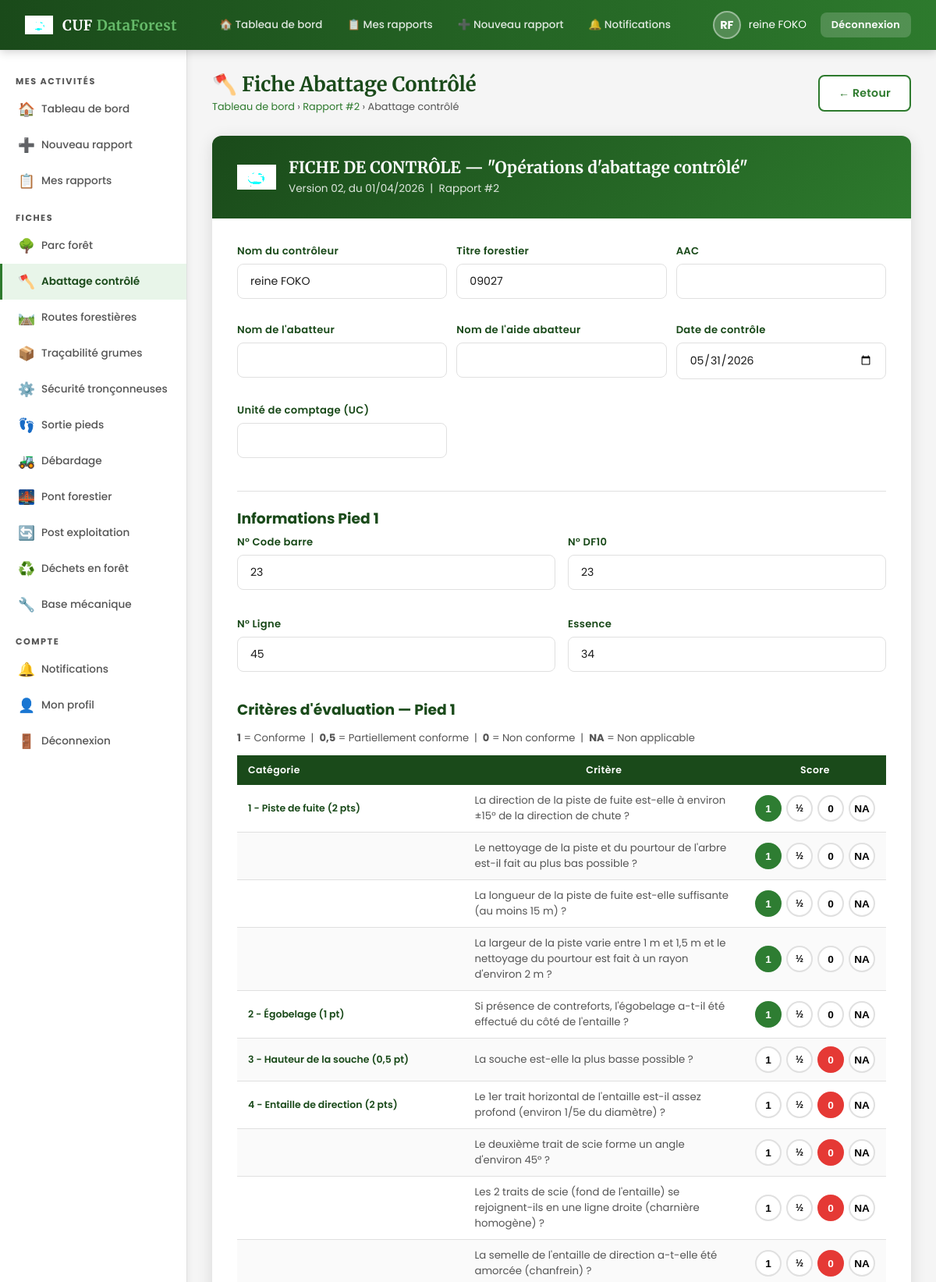
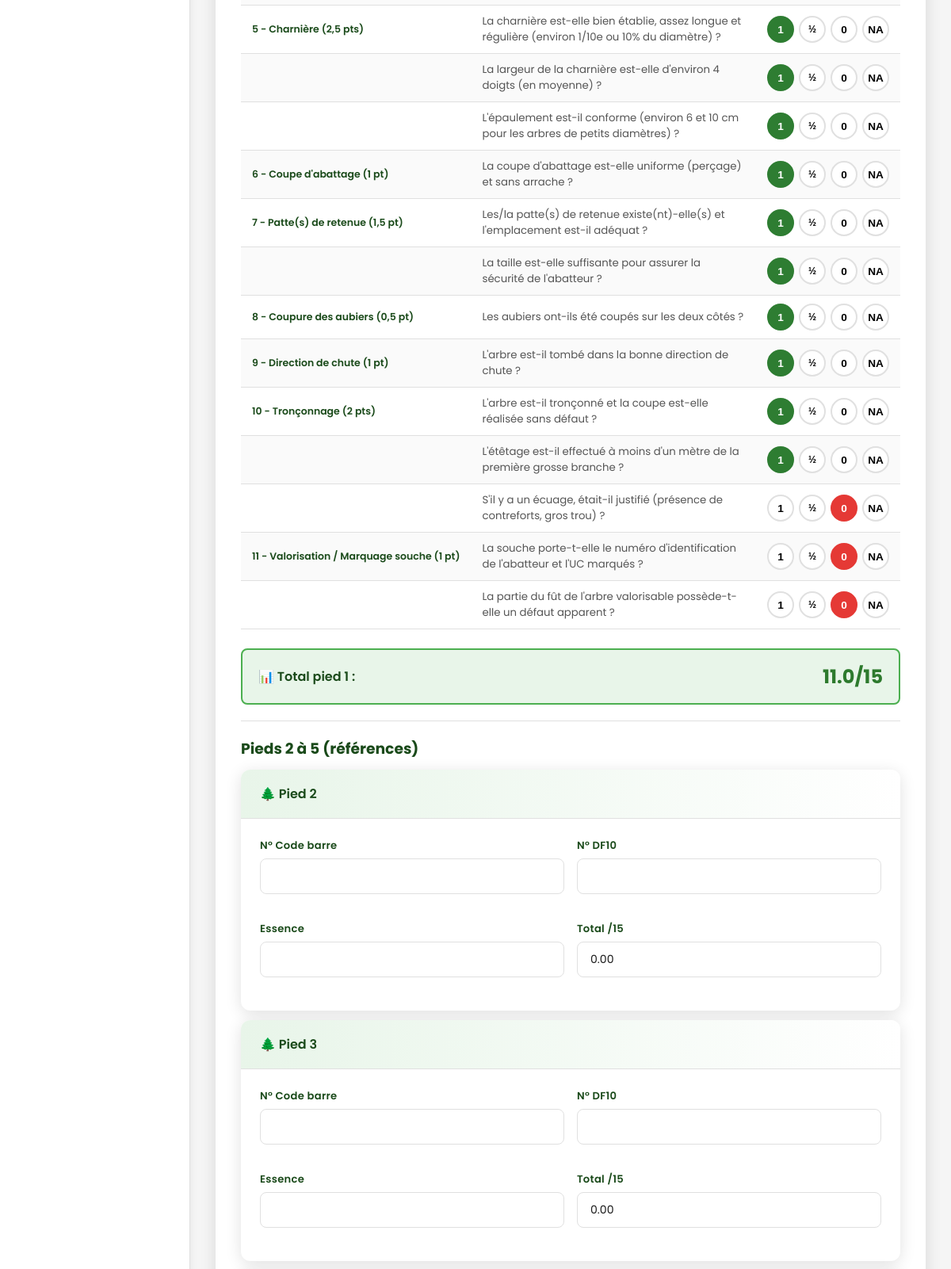
Screenshot of /pages/fiche_abattage.php?rapport_id=2 (signed in, upper part) with the database file from the repository (2 pictures, top to bottom).
### tables this page shows
CREATE TABLE `fiche_abattage` (
  `id` int(11) NOT NULL,
  `rapport_id` int(11) NOT NULL,
  `nom_controleur` varchar(100) DEFAULT NULL,
  `nom_abatteur` varchar(100) DEFAULT NULL,
  `titre_forestier` varchar(100) DEFAULT NULL,
  `aac` varchar(50) DEFAULT NULL,
  `date_controle` date DEFAULT NULL,
  `nom_aide_abatteur` varchar(100) DEFAULT NULL,
  `uc` varchar(50) DEFAULT NULL,
  `p1_num_code_barre` varchar(50) DEFAULT NULL,
  `p1_num_df10` varchar(50) DEFAULT NULL,
  `p1_num_ligne` varchar(50) DEFAULT NULL,
  `p1_essence` varchar(50) DEFAULT NULL,
  `p1_c1_piste_fuite_direction` varchar(5) DEFAULT NULL,
  `p1_c1_nettoyage` varchar(5) DEFAULT NULL,
  `p1_c1_longueur_piste` varchar(5) DEFAULT NULL,
  `p1_c1_largeur_piste` varchar(5) DEFAULT NULL,
  `p1_c2_egobelage` varchar(5) DEFAULT NULL,
  `p1_c3_hauteur_souche` varchar(5) DEFAULT NULL,
  `p1_c4_entaille_1er_trait` varchar(5) DEFAULT NULL,
  `p1_c4_entaille_2eme_trait` varchar(5) DEFAULT NULL,
  `p1_c4_02_traits` varchar(5) DEFAULT NULL,
  `p1_c4_semelle` varchar(5) DEFAULT NULL,
  `p1_c5_charniere_longue` varchar(5) DEFAULT NULL,
  `p1_c5_largeur_charniere` varchar(5) DEFAULT NULL,
  `p1_c5_epaulement` varchar(5) DEFAULT NULL,
  `p1_c6_coupe_abattage` varchar(5) DEFAULT NULL,
  `p1_c7_patte_retenue` varchar(5) DEFAULT NULL,
  `p1_c7_taille_patte` varchar(5) DEFAULT NULL,
  `p1_c8_aubiers` varchar(5) DEFAULT NULL,
  `p1_c9_direction_chute` varchar(5) DEFAULT NULL,
  `p1_c10_tronconnage` varchar(5) DEFAULT NULL,
  `p1_c10_etelage` varchar(5) DEFAULT NULL,
  `p1_c10_ecuage` varchar(5) DEFAULT NULL,
  `p1_c11_marquage_souche` varchar(5) DEFAULT NULL,
  `p1_c11_defaut_apparent` varchar(5) DEFAULT NULL,
  `p1_total` decimal(5,2) DEFAULT NULL,
  `p2_num_code_barre` varchar(50) DEFAULT NULL,
  `p2_num_df10` varchar(50) DEFAULT NULL,
  `p2_essence` varchar(50) DEFAULT NULL,
  `p2_total` decimal(5,2) DEFAULT NULL,
  `p3_num_code_barre` varchar(50) DEFAULT NULL,
  `p3_num_df10` varchar(50) DEFAULT NULL,
  `p3_essence` varchar(50) DEFAULT NULL,
  `p3_total` decimal(5,2) DEFAULT NULL,
  `p4_num_code_barre` varchar(50) DEFAULT NULL,
  `p4_num_df10` varchar(50) DEFAULT NULL,
  `p4_essence` varchar(50) DEFAULT NULL,
  `p4_total` decimal(5,2) DEFAULT NULL,
  `p5_num_code_barre` varchar(50) DEFAULT NULL,
  `p5_num_df10` varchar(50) DEFAULT NULL,
  `p5_essence` varchar(50) DEFAULT NULL,
  `p5_total` decimal(5,2) DEFAULT NULL,
  `observations` text DEFAULT NULL,
  `appreciation` text DEFAULT NULL
);

CREATE TABLE `rapports` (
  `id` int(11) NOT NULL,
  `controleur_id` int(11) NOT NULL,
  `titre` varchar(200) DEFAULT NULL,
  `titre_forestier` varchar(100) DEFAULT NULL,
  `aac` varchar(50) DEFAULT NULL,
  `date_rapport` date NOT NULL,
  `statut` enum('brouillon','soumis','validé','rejeté') DEFAULT 'brouillon',
  `avis_global` text DEFAULT NULL,
  `note_globale` decimal(5,2) DEFAULT NULL,
  `date_soumission` datetime DEFAULT NULL,
  `date_validation` datetime DEFAULT NULL,
  `admin_id` int(11) DEFAULT NULL,
  `commentaire_admin` text DEFAULT NULL,
  `pdf_path` varchar(255) DEFAULT NULL,
  `date_creation` datetime DEFAULT current_timestamp()
);

### pages/fiche_abattage.php (the view, shortened to what this page needs)
<?php
$db  = getDB();
$rid = (int)($_GET['rapport_id'] ?? 0);
$stmt = $db->prepare("SELECT * FROM rapports WHERE id=?");
$stmt->bind_param('i', $rid);
$stmt->execute();
$rapport = $stmt->get_result()->fetch_assoc();
$existing = $db->query("SELECT * FROM fiche_abattage WHERE rapport_id=$rid")->fetch_assoc();
include '../includes/header.php';
function v($e,$f,$def='') { return htmlspecialchars($e[$f] ?? $def); }
function sv($e,$f) { return $e[$f] ?? ''; }
?>
<div class="page-header">
    <div>
        <h1 class="page-title">🪓 Fiche Abattage Contrôlé</h1>
        <div class="breadcrumb"><a href="../dashboard_controleur.php">Tableau de bord</a> › <a href="rapport_edit.php?id=<?= $rid ?>">Rapport #<?= $rid ?></a> › Abattage contrôlé</div>
    </div>
    <a href="rapport_edit.php?id=<?= $rid ?>" class="btn btn-secondary">← Retour</a>
</div>
<form method="POST" class="fiche-form-container fade-in">
    <div class="fiche-form-header">
        <img src="../images/logo.png" alt="CUF"/>
        <div>
            <h2>FICHE DE CONTRÔLE — "Opérations d'abattage contrôlé"</h2>
            <p>Version 02, du 01/04/2026 &nbsp;|&nbsp; Rapport #<?= $rid ?></p>
        </div>
    </div>
    <div class="fiche-form-body">
        <div class="form-row-3 mb-3">
            <div class="form-group"><label>Nom du contrôleur</label>
                <input type="text" name="nom_controleur" class="form-control" value="<?= v($existing,'nom_controleur',$_SESSION['prenom'].' '.$_SESSION['nom']) ?>"/></div>
            <div class="form-group"><label>Titre forestier</label>
                <input type="text" name="titre_forestier" class="form-control" value="<?= v($existing,'titre_forestier',$rapport['titre_forestier']??'') ?>"/></div>
            <div class="form-group"><label>AAC</label>
                <input type="text" name="aac" class="form-control" value="<?= v($existing,'aac',$rapport['aac']??'') ?>"/></div>
            <div class="form-group"><label>Nom de l'abatteur</label>
                <input type="text" name="nom_abatteur" class="form-control" value="<?= v($existing,'nom_abatteur') ?>"/></div>
            <div class="form-group"><label>Nom de l'aide abatteur</label>
                <input type="text" name="nom_aide_abatteur" class="form-control" value="<?= v($existing,'nom_aide_abatteur') ?>"/></div>
            <div class="form-group"><label>Date de contrôle</label>
                <input type="date" name="date_controle" class="form-control" value="<?= v($existing,'date_controle',date('Y-m-d')) ?>"/></div>
            <div class="form-group"><label>Unité de comptage (UC)</label>
                <input type="text" name="uc" class="form-control" value="<?= v($existing,'uc') ?>"/></div>
        </div>
        <hr class="divider"/>
        <h3 style="color:var(--vert-fonce);margin-bottom:6px;">Informations Pied 1</h3>
        <div class="form-row mb-2">
            <div class="form-group"><label>N° Code barre</label><input type="text" name="p1_num_code_barre" class="form-control" value="<?= v($existing,'p1_num_code_barre') ?>"/></div>
            <div class="form-group"><label>N° DF10</label><input type="text" name="p1_num_df10" class="form-control" value="<?= v($existing,'p1_num_df10') ?>"/></div>
            <div class="form-group"><label>N° Ligne</label><input type="text" name="p1_num_ligne" class="form-control" value="<?= v($existing,'p1_num_ligne') ?>"/></div>
            <div class="form-group"><label>Essence</label><input type="text" name="p1_essence" class="form-control" value="<?= v($existing,'p1_essence') ?>"/></div>
        </div>
        <h3 style="color:var(--vert-fonce);margin:16px 0 12px;">Critères d'évaluation — Pied 1</h3>
        <p style="font-size:0.82rem;color:var(--gris-texte);margin-bottom:12px;"><strong>1</strong> = Conforme &nbsp;|&nbsp; <strong>0,5</strong> = Partiellement conforme &nbsp;|&nbsp; <strong>0</strong> = Non conforme &nbsp;|&nbsp; <strong>NA</strong> = Non applicable</p>
        <table class="criteres-table">
            <thead><tr><th>Catégorie</th><th>Critère</th><th style="text-align:center;width:160px;">Score</th></tr></thead>
            <tbody>
            <?php foreach ($crit_p1 as $c): ?>
            <tr data-pts="<?= $c['pts'] ?>">
                <td style="font-size:0.78rem;font-weight:600;color:var(--vert-fonce);white-space:nowrap;min-width:160px;"><?= $c['cat'] ?></td>
                <td style="font-size:0.83rem;"><?= $c['texte'] ?></td>
                <td>
                    <div class="critere-score">
                        <button type="button" class="score-btn <?= sv($existing,$c['key'])==='1'?'selected-1':'' ?>" data-val="1">1</button>
                        <button type="button" class="score-btn <?= sv($existing,$c['key'])==='0.5'?'selected-1':'' ?>" data-val="0.5" style="font-size:0.75rem;">½</button>
                        <button type="button" class="score-btn <?= sv($existing,$c['key'])==='0'?'selected-0':'' ?>" data-val="0">0</button>
                        <button type="button" class="score-btn <?= sv($existing,$c['key'])==='NA'?'selected-na':'' ?>" data-val="NA">NA</button>
                    </div>
                </td>
            </tr>
            <?php endforeach; ?>
            </tbody>
        </table>
        <div class="total-bar">
            <span class="total-label">📊 Total pied 1 :</span>
            <span class="total-value" id="total-display"><?= v($existing,'p1_total','0') ?>/15</span>
        </div>
        <hr class="divider"/>
        <h3 style="color:var(--vert-fonce);margin-bottom:12px;">Pieds 2 à 5 (références)</h3>
        <?php for ($p=2; $p<=5; $p++): ?>
        <div class="card" style="margin-bottom:12px;">
            <div class="card-header"><span class="card-title">🌲 Pied <?= $p ?></span></div>
            <div class="card-body">
                <div class="form-row">
                    <div class="form-group"><label>N° Code barre</label><input type="text" name="p<?=$p?>_num_code_barre" class="form-control" value="<?= v($existing,"p{$p}_num_code_barre") ?>"/></div>
                    <div class="form-group"><label>N° DF10</label><input type="text" name="p<?=$p?>_num_df10" class="form-control" value="<?= v($existing,"p{$p}_num_df10") ?>"/></div>
                    <div class="form-group"><label>Essence</label><input type="text" name="p<?=$p?>_essence" class="form-control" value="<?= v($existing,"p{$p}_essence") ?>"/></div>
                    <div class="form-group"><label>Total /15</label><input type="number" name="p<?=$p?>_total" step="0.5" class="form-control" value="<?= v($existing,"p{$p}_total") ?>" placeholder="0"/></div>
                </div>
            </div>
        </div>
        <?php endfor; ?>
    </div>
</form>
<?php include '../includes/footer.php'; ?>

### rows the page displays
fiche_abattage: nom_controleur "reine FOKO", date_controle "05/31/2026", p1_num_code_barre "23", p1_num_df10 "23", p1_num_ligne "45", p1_essence "34", p2_total "0.00", p3_total "0.00"
rapports: titre_forestier "09027"

### other values shown
$initiales "RF"
$rid "2"
$c['cat'] "1 - Piste de fuite (2 pts)"
$c['texte'] "La direction de la piste de fuite est-elle à environ ±15° de la direction de chute ?"
$c['texte'] "Le nettoyage de la piste et du pourtour de l'arbre est-il fait au plus bas possible ?"
$c['texte'] "La longueur de la piste de fuite est-elle suffisante (au moins 15 m) ?"
$c['texte'] "La largeur de la piste varie entre 1 m et 1,5 m et le nettoyage du pourtour est fait à un rayon d'environ 2 m ?"
$c['cat'] "2 - Égobelage (1 pt)"
$c['texte'] "Si présence de contreforts, l'égobelage a-t-il été effectué du côté de l'entaille ?"
$c['cat'] "3 - Hauteur de la souche (0,5 pt)"
$c['texte'] "La souche est-elle la plus basse possible ?"
$c['cat'] "4 - Entaille de direction (2 pts)"
$c['texte'] "Le 1er trait horizontal de l'entaille est-il assez profond (environ 1/5e du diamètre) ?"
$c['texte'] "Le deuxième trait de scie forme un angle d'environ 45° ?"
$c['texte'] "Les 2 traits de scie (fond de l'entaille) se rejoignent-ils en une ligne droite (charnière homogène) ?"
